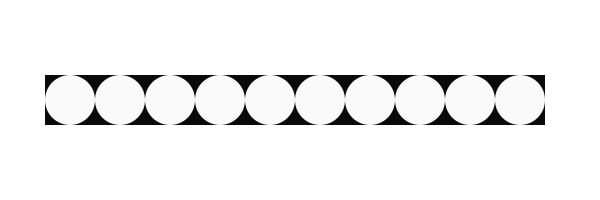
Frame 1 (no input)
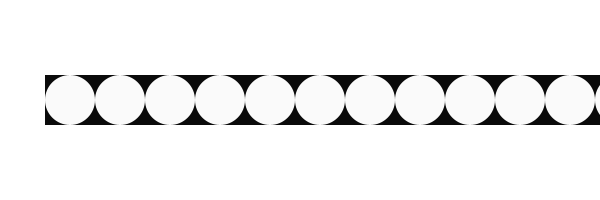
Frame 2 (the mouse pressed at the canvas centre, redrawn once)

The Processing sketch that drew these frames (run headless with seeded random() and noise(); the mouse was pressed at the canvas centre and the sketch redrawn once):

// Processing sketch: processing_58555
// ── processing_58555.pde

/* Briefing 1
   Composição b) - 1D Grid
   Maryana Kruk #27300*/
      
float posX=20; /*Declarar e inicializar variável decimal para posição horizontal*/
float posY; /*Declarar variável decimal para posição vertical*/
float diam = 50; /*Declarar e inicializar variável decimal para o diâmetro*/


void setup(){ /*Função para estabelecer as definições do programa*/
  size(600,200); /*Definir tamanho da janela*/
  background(255); /*Definir cor de fundo - branco*/
  smooth(); /*Função para suavizar as formas*/
  noLoop(); /*Função para não haver repetições do programa*/
  rectMode(CENTER); /*Modo de desenhar o rectângulo, à partir do centro do mesmo*/
  ellipseMode(CENTER); /*Modo de desenhar a elipse, à partir do centro da mesma*/
}

void draw(){ /*Função para desenhar*/
  for (int i=0; i<10; i++){  /*Ciclo for ocorre até i ser igual a 9*/
    posX=posX+50; /*Alterar o valor de "posX", aumentando 50 píxeis de cada vez que ocorre o ciclo*/
    posY=height/2; /*Inicializar variável de "posY", com o valor igual ao centro vertical da janela*/
    noStroke(); /*sem contorno*/
    fill(10); /*Cor de preenchimento*/
    rect(posX,posY,diam,diam); /*Desenhar um rectângulo com valores novos de cada vez que ocorre o ciclo*/
    fill(250); /*Cor de preenchimento*/
    ellipse(posX,posY,diam,diam); /*Desenhar uma elipse com valores novos de cada vez que ocorre 
                                    o ciclo(iguais aos parametros dos rectângulos)*/

  }   
}
